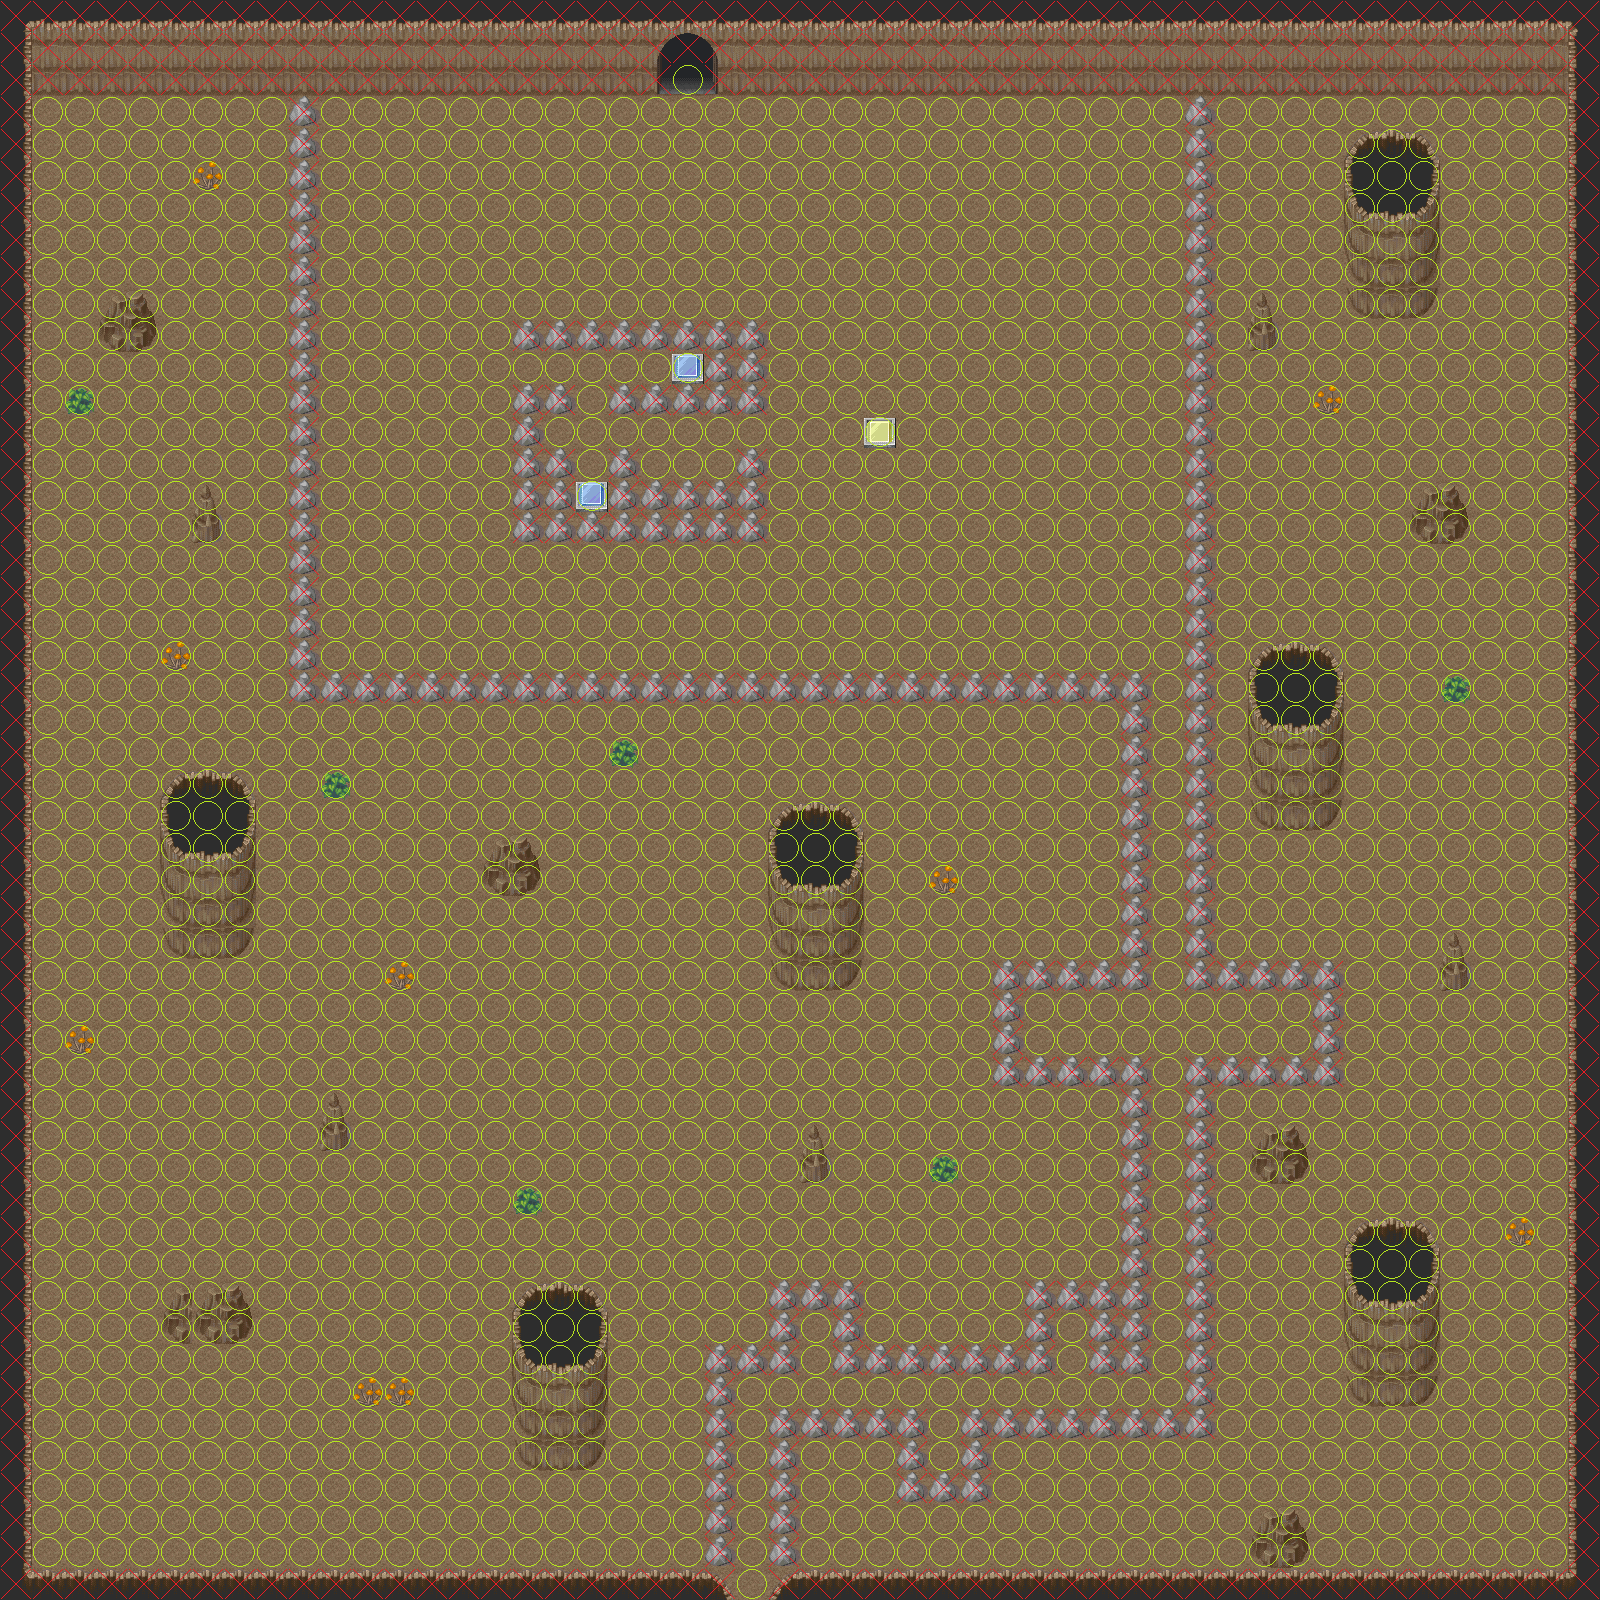

Tiled map render using the project's own tile images. Description and the map definition, with tile-layer contents summarised, below:
An orthogonal 50x50 tile map with 32x32 px tiles, 6 tile layers (floor, walls, walltop, puzle, ...), 5 tilesets.

<map version="1.0" orientation="orthogonal" renderorder="right-down" width="50" height="50" tilewidth="32" tileheight="32" backgroundcolor="#2d2d2d" nextobjectid="1">
 <tileset firstgid="1" name="009-CastleTown01" tilewidth="32" tileheight="32" tilecount="240">
  <image source="../tileset/009-CastleTown01.png" width="256" height="960" />
 </tileset>
 <tileset firstgid="241" name="043-Cave01" tilewidth="32" tileheight="32" tilecount="264">
  <image source="../tileset/043-Cave01.png" width="256" height="1056" />
 </tileset>
 <tileset firstgid="505" name="types" tilewidth="32" tileheight="32" tilecount="3">
  <image source="../tileset/types.png" width="96" height="32" />
  <tile id="0">
   <properties>
    <property name="type" value="walkable" />
   </properties>
  </tile>
  <tile id="1">
   <properties>
    <property name="blocked" value="true" />
    <property name="type" value="blocked" />
   </properties>
  </tile>
  <tile id="2">
   <properties>
    <property name="blocked" value="true" />
    <property name="type" value="water" />
   </properties>
  </tile>
 </tileset>
 <tileset firstgid="508" name="178-Switch01" tilewidth="32" tileheight="32" tilecount="16">
  <image source="../tileset/178-Switch01.png" width="128" height="128" />
 </tileset>
 <tileset firstgid="524" name="171-Door02" tilewidth="32" tileheight="32" tilecount="96">
  <image source="../tileset/171-Door02.png" width="384" height="256" />
 </tileset>
 <layer name="floor" width="50" height="50">
  <data>[2500 cells, 2500 non-empty, 1 distinct tile ids]</data>
 </layer>
 <layer name="walls" width="50" height="50">
  <data>[2500 cells, 291 non-empty, 12 distinct tile ids]</data>
 </layer>
 <layer name="walltop" width="50" height="50">
  <data>[2500 cells, 331 non-empty, 27 distinct tile ids]</data>
 </layer>
 <layer name="puzle" width="50" height="50">
  <data>[2500 cells, 46 non-empty, 9 distinct tile ids]</data>
 </layer>
 <layer name="player" width="50" height="50">
  <data>[2500 cells, 0 non-empty, 0 distinct tile ids]</data>
 </layer>
 <layer name="types" width="50" height="50">
  <data>[2500 cells, 2500 non-empty, 2 distinct tile ids]</data>
 </layer>
</map>
